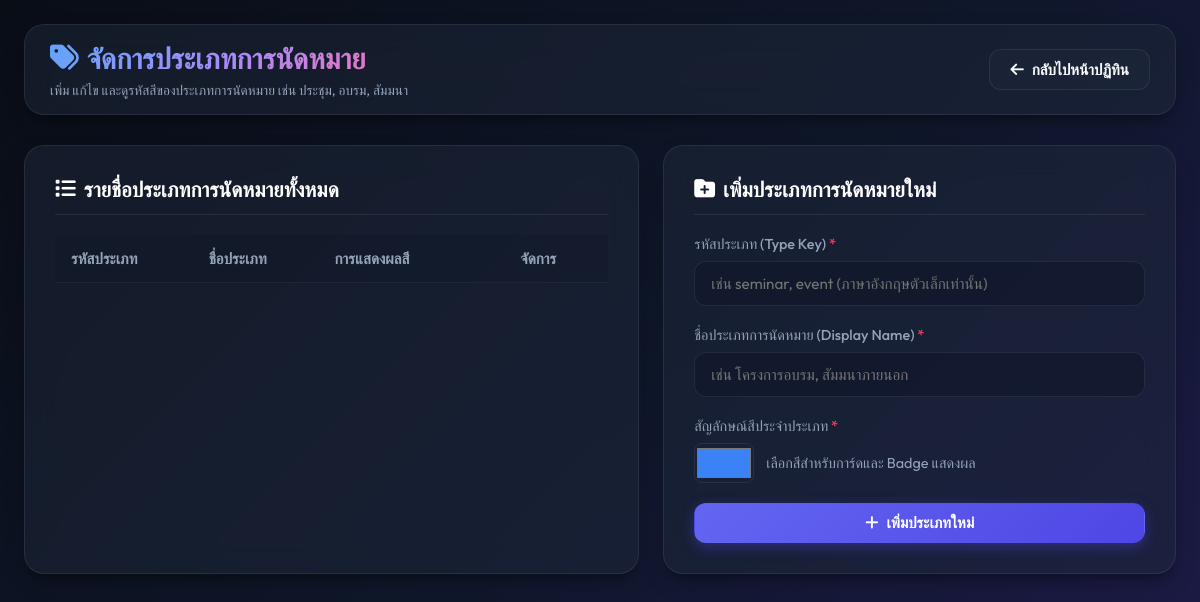
Before: /meeting_types.php (signed in) with the older database file.
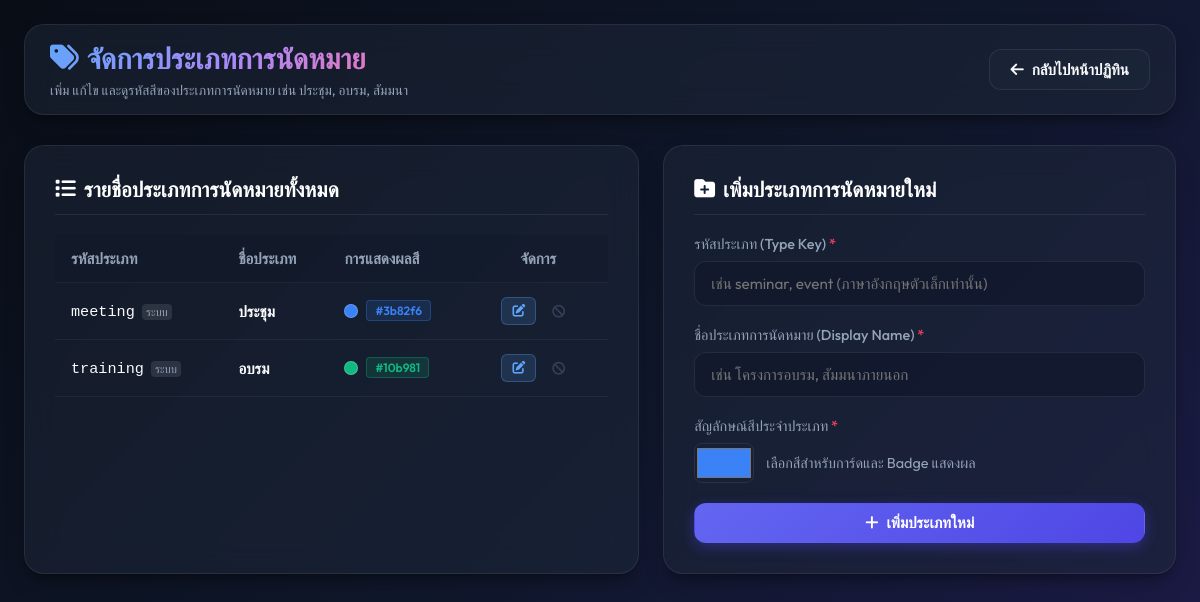
After: the same page with the newer database file.
### tables this page shows
CREATE TABLE IF NOT EXISTS `meeting_types` (
    `id` INT AUTO_INCREMENT PRIMARY KEY,
    `type_key` VARCHAR(50) NOT NULL UNIQUE,
    `type_name` VARCHAR(100) NOT NULL,
    `color` VARCHAR(20) DEFAULT '#3b82f6',
    `created_at` TIMESTAMP DEFAULT CURRENT_TIMESTAMP
);

### db.php (called while the page is built, shortened)
        <?php
if (!function_exists('hexToRgba')) {
    function hexToRgba($hex, $alpha = 0.2) {
        $hex = str_replace('#', '', $hex);
        if (strlen($hex) == 3) {
            $r = hexdec(substr($hex, 0, 1) . substr($hex, 0, 1));
            $g = hexdec(substr($hex, 1, 1) . substr($hex, 1, 1));
            $b = hexdec(substr($hex, 2, 1) . substr($hex, 2, 1));
        } else {
            $r = hexdec(substr($hex, 0, 2));
            $g = hexdec(substr($hex, 2, 2));
            $b = hexdec(substr($hex, 4, 2));
        }
        return "rgba($r, $g, $b, $alpha)";
    }
}

### meeting_types.php (the view, shortened to what this page needs)
<?php
require_once 'db.php';
$editMode = false;
$editType = null;
$types = [];
try {
    $stmtTypes = $pdo->query("SELECT * FROM meeting_types ORDER BY id ASC");
    $types = $stmtTypes->fetchAll();
} catch (\PDOException $e) {
    $errorMsg = 'เกิดข้อผิดพลาดในการโหลดข้อมูลประเภทการนัดหมาย: ' . $e->getMessage();
}
?>
<!DOCTYPE html>
<html lang="th">
<head>
    <link rel="stylesheet" href="style.css">
    <link rel="stylesheet" href="https://cdnjs.cloudflare.com/ajax/libs/font-awesome/6.4.0/css/all.min.css">
</head>
<body>
    <div class="app-container">
        <header class="app-header">
            <div class="logo-section">
                <h1><i class="fa-solid fa-tags"></i> จัดการประเภทการนัดหมาย</h1>
                <p>เพิ่ม แก้ไข และดูรหัสสีของประเภทการนัดหมาย เช่น ประชุม, อบรม, สัมมนา</p>
            </div>
            <div class="header-actions">
                <a href="index.php" class="btn btn-secondary"><i class="fa-solid fa-arrow-left"></i> กลับไปหน้าปฏิทิน</a>
            </div>
        </header>
        <main class="types-grid">
            <div class="types-card">
                <h2><i class="fa-solid fa-list"></i> รายชื่อประเภทการนัดหมายทั้งหมด</h2>
                <div style="overflow-x: auto;">
                    <table class="types-table">
                        <thead>
                            <tr>
                                <th>รหัสประเภท</th>
                                <th>ชื่อประเภท</th>
                                <th>การแสดงผลสี</th>
                                <th style="width: 140px; text-align: center;">จัดการ</th>
                            </tr>
                        </thead>
                        <tbody>
                            <?php foreach ($types as $t):
                                $isSystem = ($t['type_key'] === 'meeting' || $t['type_key'] === 'training');
                            ?>
                                <tr>
                                    <td>
                                        <code><?= htmlspecialchars($t['type_key']) ?></code>
                                        <?php if ($isSystem): ?>
                                            <span style="font-size: 0.7rem; background: rgba(255,255,255,0.1); color: var(--text-secondary); padding: 1px 4px; border-radius: 4px; margin-left: 4px;">ระบบ</span>
                                        <?php endif; ?>
                                    </td>
                                    <td>
                                        <strong><?= htmlspecialchars($t['type_name']) ?></strong>
                                    </td>
                                    <td>
                                        <div class="color-preview">
                                            <span class="color-dot" style="background: <?= htmlspecialchars($t['color']) ?>;"></span>
                                            <span class="color-badge" style="background: <?= hexToRgba($t['color'], 0.15) ?>; color: <?= htmlspecialchars($t['color']) ?>; border: 1px solid <?= hexToRgba($t['color'], 0.3) ?>;"><?= htmlspecialchars($t['color']) ?></span>
                                        </div>
                                    </td>
                                    <td style="text-align: center;">
                                        <div style="display: flex; gap: 6px; justify-content: center;">
                                            <a href="?edit_id=<?= $t['id'] ?>" class="btn" style="padding: 6px 10px; font-size: 0.8rem; background: rgba(96, 165, 250, 0.15); color: #60a5fa; border: 1px solid rgba(96, 165, 250, 0.3); border-radius: 6px;" title="แก้ไข"><i class="fa-solid fa-edit"></i></a>
                                            <?php if ($isSystem): ?>
                                                <span style="color: var(--text-muted); font-size: 0.8rem; opacity: 0.4; padding: 6px 10px;" title="ไม่สามารถลบประเภทระบบได้"><i class="fa-solid fa-ban"></i></span>
                                            <?php else: ?>
                                                <a href="?delete_id=<?= $t['id'] ?>" class="btn btn-danger" style="padding: 6px 10px; font-size: 0.8rem; box-shadow: none;" title="ลบ" onclick="return confirm('คุณแน่ใจว่าต้องการลบประเภทการนัดหมาย <?= htmlspecialchars($t['type_name']) ?> หรือไม่?')"><i class="fa-solid fa-trash"></i></a>
                                            <?php endif; ?>
                                        </div>
                                    </td>
                                </tr>
                            <?php endforeach; ?>
                        </tbody>
                    </table>
                </div>
            </div>
            <div class="types-card">
                <h2>
                    <?php if ($editMode): ?>
                        <i class="fa-solid fa-pen-to-square"></i> แก้ไขประเภทการนัดหมาย
                    <?php else: ?>
                        <i class="fa-solid fa-folder-plus"></i> เพิ่มประเภทการนัดหมายใหม่
                    <?php endif; ?>
                </h2>
                <form action="" method="POST">
                    <div class="form-group">
                        <label for="type_key">รหัสประเภท (Type Key) <span style="color: var(--danger)">*</span></label>
                        <input type="text" id="type_key" name="type_key" required
                               placeholder="เช่น seminar, event (ภาษาอังกฤษตัวเล็กเท่านั้น)"
                               pattern="[a-z0-9_-]+"
                               title="อังกฤษตัวเล็ก ตัวเลข เครื่องหมายขีดกลาง หรือขีดล่างเท่านั้น"
                               value="<?= $editMode ? htmlspecialchars($editType['type_key']) : '' ?>"
                               <?= $editMode ? 'readonly style="opacity: 0.6; cursor: not-allowed;"' : '' ?>>
                    </div>
                    <div class="form-group">
                        <label for="type_name">ชื่อประเภทการนัดหมาย (Display Name) <span style="color: var(--danger)">*</span></label>
                        <input type="text" id="type_name" name="type_name" required
                               placeholder="เช่น โครงการอบรม, สัมมนาภายนอก"
                               value="<?= $editMode ? htmlspecialchars($editType['type_name']) : '' ?>">
                    </div>
                    <div class="form-group">
                        <label for="color">สัญลักษณ์สีประจำประเภท <span style="color: var(--danger)">*</span></label>
                        <div style="display: flex; gap: 12px; align-items: center;">
                            <input type="color" id="color" name="color" required style="width: 60px; height: 40px; padding: 0; border: 1px solid var(--border-glass); border-radius: 8px; cursor: pointer; background: none;"
                                   value="<?= $editMode ? htmlspecialchars($editType['color']) : '#3b82f6' ?>">
                            <span style="font-size: 0.9rem; color: var(--text-secondary);">เลือกสีสำหรับการ์ดและ Badge แสดงผล</span>
                        </div>
                    </div>
                    <div style="display: flex; gap: 10px; margin-top: 20px;">
                        <?php if ($editMode): ?>
                            <a href="meeting_types.php" class="btn btn-secondary" style="flex: 1; justify-content: center;"><i class="fa-solid fa-xmark"></i> ยกเลิก</a>
                            <button type="submit" class="btn btn-primary" style="flex: 1.5; justify-content: center;"><i class="fa-solid fa-check"></i> อัปเดตข้อมูล</button>
                        <?php else: ?>
                            <button type="submit" class="btn btn-primary" style="width: 100%; justify-content: center;"><i class="fa-solid fa-plus"></i> เพิ่มประเภทใหม่</button>
                        <?php endif; ?>
                    </div>
                </form>
            </div>
        </main>
    </div>
</body>
</html>

### style.css (style rules this page uses)
:root { --font-primary: 'Outfit', 'Sarabun', sans-serif; --bg-app: linear-gradient(135deg, #090d16 0%, #0f172a 50%, #1e1b4b 100%); --bg-card: rgba(30, 41, 59, 0.5); --bg-card-hover: rgba(30, 41, 59, 0.85); --border-glass: rgba(255, 255, 255, 0.08); --border-focus: rgba(99, 102, 241, 0.5); --text-primary: #f8fafc; --text-secondary: #94a3b8; --text-muted: #64748b; --primary: #4f46e5; --primary-light: #818cf8; --primary-gradient: linear-gradient(135deg, #6366f1 0%, #4f46e5 100%); --success: #10b981; --success-gradient: linear-gradient(135deg, #34d399 0%, #059669 100%); --accent: #0ea5e9; --accent-gradient: linear-gradient(135deg, #38bdf8 0%, #0284c7 100%); --danger: #f43f5e; --danger-gradient: linear-gradient(135deg, #fb7185 0%, #e11d48 100%); --shadow-sm: 0 2px 8px rgba(0, 0, 0, 0.15); --shadow-md: 0 10px 25px -5px rgba(0, 0, 0, 0.3), 0 8px 10px -6px rgba(0, 0, 0, 0.3); --shadow-lg: 0 20px 40px -10px rgba(0, 0, 0, 0.5); --transition-smooth: all 0.3s cubic-bezier(0.4, 0, 0.2, 1); }
* { box-sizing: border-box; margin: 0; padding: 0; }
body { font-family: var(--font-primary); background: var(--bg-app); background-attachment: fixed; color: var(--text-primary); min-height: 100vh; padding: 0; overflow-x: hidden; }
.app-container { max-width: 1400px; margin: 0 auto; padding: 24px; }
header.app-header { display: flex; justify-content: space-between; align-items: center; margin-bottom: 30px; padding: 15px 25px; background: var(--bg-card); backdrop-filter: blur(16px); -webkit-backdrop-filter: blur(16px); border: 1px solid var(--border-glass); border-radius: 20px; box-shadow: var(--shadow-md); }
.logo-section h1 { font-size: 1.8rem; font-weight: 800; background: linear-gradient(135deg, #60a5fa 0%, #a78bfa 50%, #f472b6 100%); -webkit-background-clip: text; -webkit-text-fill-color: transparent; display: flex; align-items: center; gap: 8px; }
.logo-section p { font-size: 0.85rem; color: var(--text-secondary); margin-top: 4px; }
.header-actions { display: flex; gap: 12px; }
.btn { display: inline-flex; align-items: center; gap: 8px; padding: 10px 20px; border-radius: 12px; font-weight: 600; font-size: 0.95rem; cursor: pointer; transition: var(--transition-smooth); border: 1px solid transparent; text-decoration: none; color: white; }
.btn-primary { background: var(--primary-gradient); box-shadow: 0 4px 14px rgba(79, 70, 229, 0.4); }
.btn-secondary { background: var(--bg-card); border: 1px solid var(--border-glass); color: var(--text-primary); }
.form-group { margin-bottom: 20px; }
label { display: block; margin-bottom: 8px; font-weight: 500; font-size: 0.9rem; color: var(--text-secondary); }
input[type="text"], input[type="password"], input[type="date"], input[type="time"], input[type="url"], textarea, select { width: 100%; padding: 12px 16px; background: rgba(15, 23, 42, 0.6); border: 1px solid var(--border-glass); border-radius: 12px; color: var(--text-primary); font-family: var(--font-primary); font-size: 0.95rem; transition: var(--transition-smooth); }

### meeting_types.php (style rules this page uses)
.types-grid { display: grid; grid-template-columns: 1fr; gap: 24px; margin-top: 20px; }
@media (min-width: 900px) { .types-grid { grid-template-columns: 1.2fr 1fr; } }
.types-card { background: var(--bg-card); backdrop-filter: blur(16px); -webkit-backdrop-filter: blur(16px); border: 1px solid var(--border-glass); border-radius: 20px; padding: 30px; box-shadow: var(--shadow-md); }
.types-card h2 { font-size: 1.3rem; font-weight: 700; margin-bottom: 20px; padding-bottom: 12px; border-bottom: 1px solid var(--border-glass); display: flex; align-items: center; gap: 8px; color: white; }
.types-table { width: 100%; border-collapse: collapse; font-size: 0.95rem; }
.types-table th, .types-table td { padding: 14px 16px; border-bottom: 1px solid rgba(255, 255, 255, 0.05); text-align: left; }
.types-table th { font-weight: 700; color: var(--text-secondary); background: rgba(15, 23, 42, 0.4); }
.color-preview { display: inline-flex; align-items: center; gap: 8px; }
.color-dot { width: 14px; height: 14px; border-radius: 50%; border: 1px solid rgba(255, 255, 255, 0.2); display: inline-block; }
.color-badge { font-size: 0.75rem; padding: 2px 8px; border-radius: 4px; font-weight: 600; }

Changed rows visible on the page:
added meeting_types: type_key "meeting", shows "ระบบ", type_name "ประชุม", color "#3b82f6"
added meeting_types: type_key "training", shows "ระบบ", type_name "อบรม", color "#10b981"
